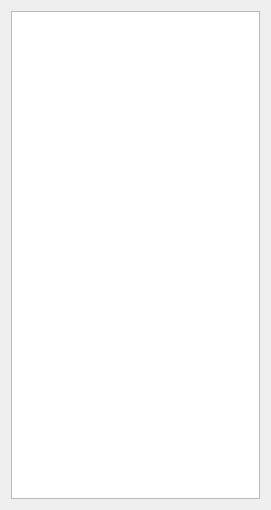
<?xml version="1.0" encoding="UTF-8"?>
<ui version="4.0">
 <class>TextViewer</class>
 <widget class="QDialog" name="TextViewer">
  <property name="enabled">
   <bool>true</bool>
  </property>
  <property name="geometry">
   <rect>
    <x>0</x>
    <y>0</y>
    <width>271</width>
    <height>510</height>
   </rect>
  </property>
  <property name="windowTitle">
   <string>Text viewer</string>
  </property>
  <layout class="QHBoxLayout">
   <item>
    <widget class="QTextBrowser" name="visorTexto"/>
   </item>
  </layout>
 </widget>
 <layoutdefault spacing="6" margin="11"/>
 <resources/>
 <connections/>
</ui>
